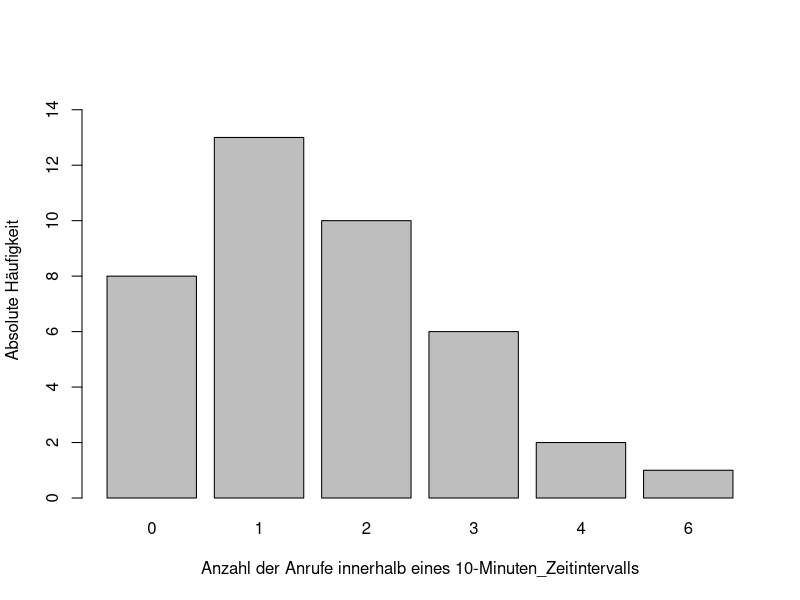
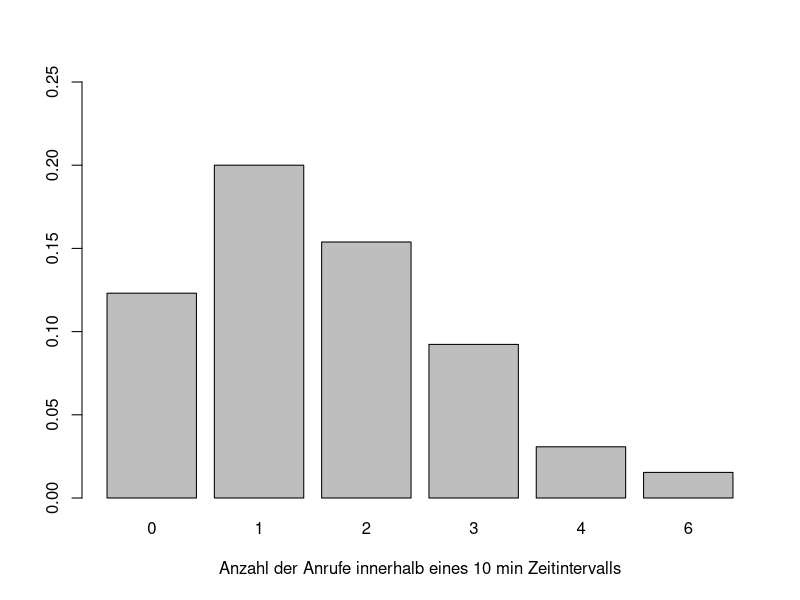
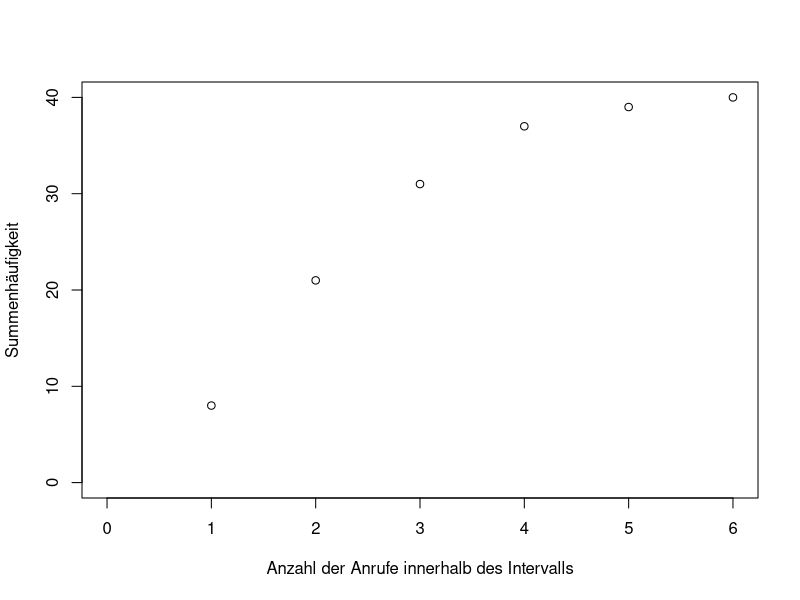

Source code (R) for these figures, in order:
## ---- chunk 1
Liste <- c(0, 0, 1, 3, 4, 1, 2, 2, 1, 1, 1, 2, 3, 0, 2, 0, 1, 3, 1, 2, 2, 0, 1, 1, 6, 1, 0, 2, 3, 1, 1, 4, 2, 3, 2, 0, 3, 0, 1, 2)
## ---- chunk 2
barplot(table(Liste), ylim = c(0,15), xlab = "Anzahl der Anrufe innerhalb eines 10-Minuten_Zeitintervalls", ylab = "Absolute Häufigkeit")
## ---- chunk 3
barplot(table(Liste)/sum(Liste), ylim = c(0,0.25), xlab = "Anzahl der Anrufe innerhalb eines 10 min Zeitintervalls")
## ---- chunk 4
plot(cumsum(table(Liste)), xlim = c(0,6), ylim = c(0,40), xlab = "Anzahl der Anrufe innerhalb des Intervalls", ylab = "Summenhäufigkeit")
## ---- chunk 5
AnzahlMotoren <- c(33,276,404,237,50)
Lebensdauer <- c(0:10)
## ---- chunk 6
AnzahlTage <- c(16,48,27,9)
AnzahlEinsaetze <- c(0:80)
